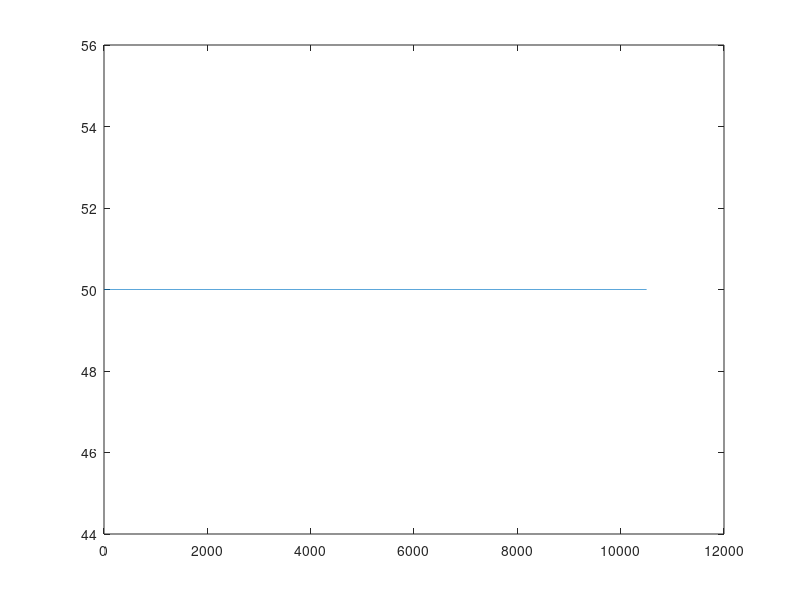
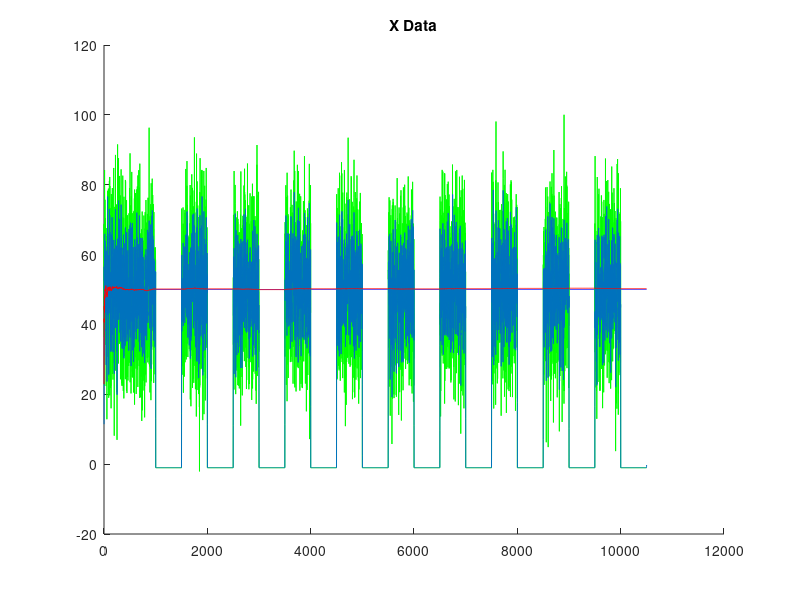
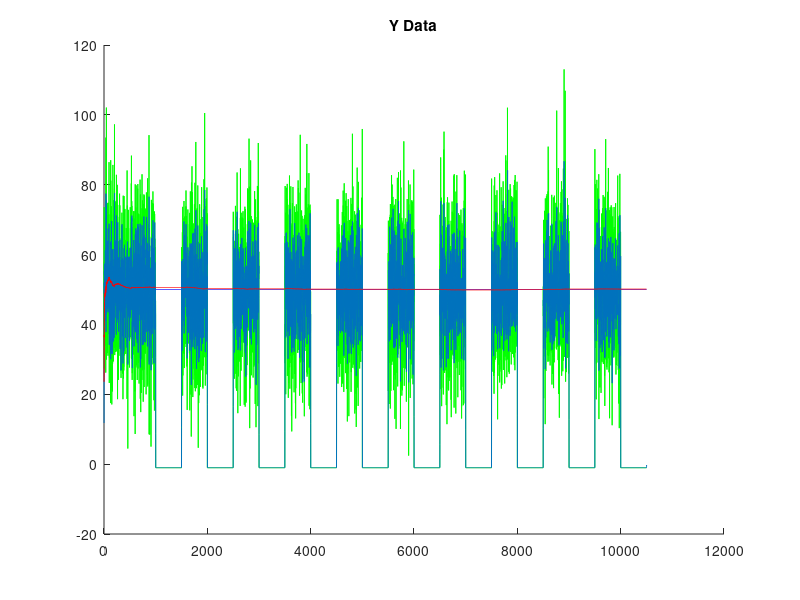
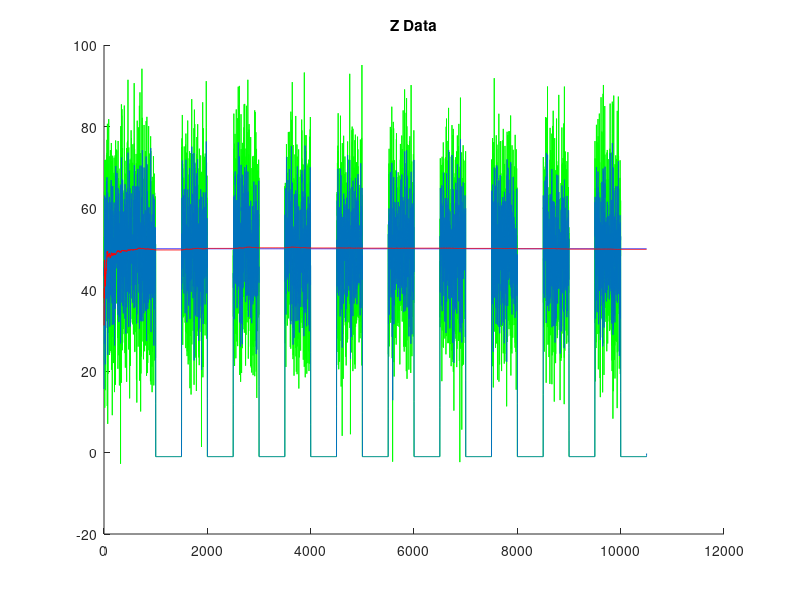

Recreate these plots in MATLAB, in order.
% generate simulated gt and noisy data

est_state = [0, 0, 0, 0, 0, 0]';
dt = 1;

F = [1, 0, 0, 0, 0, 0; 
     0, 1, 0, 0, 0, 0; 
     0, 0, 1, 0, 0, 0;
     0, 0, 0, 1, 0, 0;
     0, 0, 0, 0, 1, 0; 
     0, 0, 0, 0, 0, 1]; %process
 
H = [1, 0, 0, 0, 0, 0; 
     0, 0, 1, 0, 0, 0; 
     0, 0, 0, 0, 1, 0];%measurement matrix
 
P = 10000*eye(6); %state cov
Q = .0001*eye(6); %process cov noise
R = 10000*eye(3); %meas cov
override = (10^10)*R;
space_data = repmat([50; 50; 50], 1, 10000);
           
measurement_noise = mvnrnd([0, 0, 0], 200*eye(3) , length(space_data))';

noisy_data = space_data + measurement_noise;
for t = 1:length(noisy_data)
    if mod(t, 1000) == 0
        noisy_data(:, t:t+500) = repmat([-1, -1, -1]', 1,  501);
        space_data(:, t:t+500) = repmat(space_data(:, t), 1, 501);
    end
end
figure();
plot(space_data(1, :));

filtered_state = zeros(size(noisy_data));
saved_vel = [0, 0, 0]
for t = 1:length(noisy_data)
    if mod(t, 1) == 0
        P
    end
    
    x_p = F * est_state;
    P = F*P*F' + Q;
    if all(noisy_data(:,t) == [-1, -1, -1]')
        S = H*P*H' + override;
    else
        S = H*P*H' + R;
    end
    K = P*H'*inv(S);
    y = noisy_data(:,t) - H*x_p;
    x_p = x_p + K*y;
    P = P - K*H*P;
    est_state = x_p;
    filtered_state(:,t) = est_state([1, 3, 5]);
   
    
end

z = conv2(noisy_data, [.25, .5, .25])
figure();


hold on;
plot(space_data(1, :), 'blue');
plot(noisy_data(1,:), 'green');
plot(z(1,:));
plot(filtered_state(1,:), 'red');
title("X Data");

figure()
hold on;
plot(space_data(2, :), 'blue');
plot(noisy_data(2,:), 'green');
plot(z(2,:));
plot(filtered_state(2,:), 'red');
title("Y Data");

figure()
hold on;
plot(space_data(3, :), 'blue');
plot(noisy_data(3,:), 'green');
plot(z(3,:));
plot(filtered_state(3,:), 'red');
title("Z Data");

